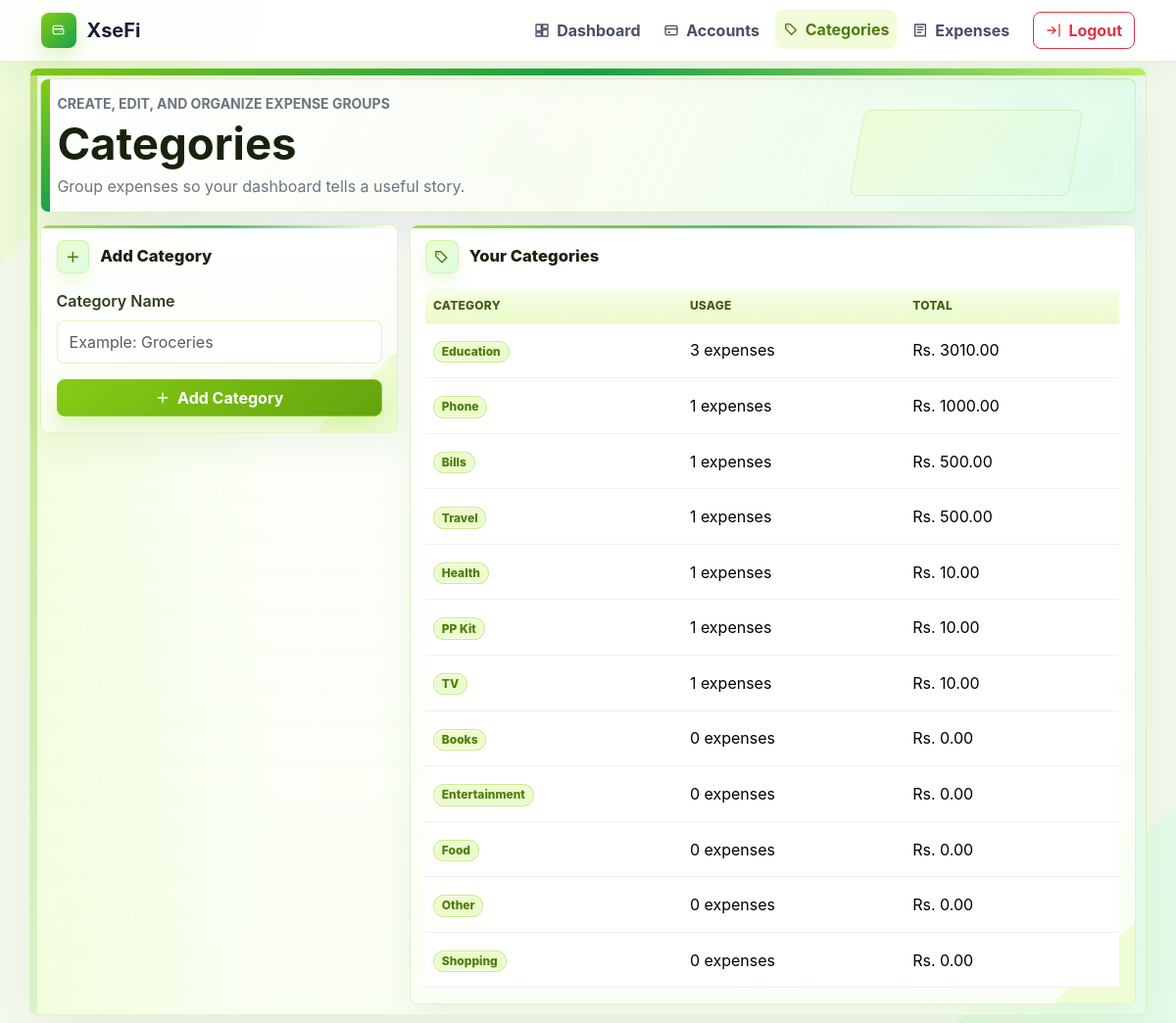
The page /categories (signed in) on the database its author committed.
### tables this page shows
CREATE TABLE categories (
            id INTEGER PRIMARY KEY AUTOINCREMENT,
            user_id INTEGER NOT NULL,
            name TEXT NOT NULL,
            created_at TEXT NOT NULL,
            UNIQUE (user_id, name),
            FOREIGN KEY (user_id) REFERENCES users (id)
        );

### expense.py (the view, shortened to what this page needs)
@app.route("/categories", methods=["GET", "POST"])
@login_required
def categories():
    return render_template(
        "categories.html",
        categories=categories_with_usage(session["user_id"]),
    )

### expense.py (called while the page is built, shortened)
def get_db():
    if "db" not in g:
        os.makedirs(app.instance_path, exist_ok=True)
        g.db = sqlite3.connect(app.config["DATABASE"])
        g.db.row_factory = sqlite3.Row
        g.db.execute("PRAGMA journal_mode=MEMORY")
        g.db.execute("PRAGMA foreign_keys=ON")
    return g.db

def merge_duplicate_accounts(db):
    duplicate_groups = db.execute(
        """
        SELECT
            user_id,
            LOWER(TRIM(name)) AS normalized_name,
            type,
            MIN(id) AS keep_id,
            SUM(balance) AS total_balance,
            COUNT(*) AS account_count
        FROM accounts
        GROUP BY user_id, normalized_name, type
        HAVING account_count > 1
        """
    ).fetchall()

@app.before_request
def ensure_database():
    init_db()

def current_user():
    user_id = session.get("user_id")
    if not user_id:
        return None
    return get_db().execute("SELECT * FROM users WHERE id = ?", (user_id,)).fetchone()

@app.context_processor
def inject_globals():
    return {"current_user": current_user(), "low_balance_limit": LOW_BALANCE_LIMIT}

def login_required(view):
    @wraps(view)
    def wrapped_view(*args, **kwargs):
        if not session.get("user_id"):
            flash("Please login first.", "warning")
            return redirect(url_for("login"))
        return view(*args, **kwargs)
    return wrapped_view

def categories_with_usage(user_id):
    return get_db().execute(
        """
        SELECT
            categories.*,
            COUNT(expenses.id) AS expense_count,
            COALESCE(SUM(expenses.amount), 0) AS total
        FROM categories
        LEFT JOIN expenses
            ON expenses.user_id = categories.user_id
            AND expenses.category = categories.name
        WHERE categories.user_id = ?
        GROUP BY categories.id
        ORDER BY expense_count DESC, total DESC, categories.name
        """,
        (user_id,),
    ).fetchall()

### templates/categories.html (shortened to what this page needs)
{% extends "base.html" %}
{% block main_class %}tight-main{% endblock %}
{% block content %}
<section class="page-hero mb-4">
    <div>
        <p class="text-uppercase text-secondary fw-bold small mb-1">Create, edit, and organize expense groups</p>
        <h1 class="fw-bold mb-1">Categories</h1>
        <p class="text-secondary mb-0">Group expenses so your dashboard tells a useful story.</p>
    </div>
</section>
<section class="row g-4">
    <div class="col-lg-4">
        <article class="card app-card">
            <div class="card-body">
                <h2 class="section-title mb-3"><span class="title-icon"><svg class="icon"><use href="#icon-plus"></use></svg></span>Add Category</h2>
                <form method="post" class="vstack gap-3">
                    <div>
                        <label class="form-label fw-semibold">Category Name</label>
                        <input class="form-control" type="text" name="name" placeholder="Example: Groceries" required>
                    </div>
                    <button class="btn btn-primary" type="submit"><svg class="icon"><use href="#icon-plus"></use></svg>Add Category</button>
                </form>
            </div>
        </article>
    </div>
    <div class="col-lg-8">
        <article class="card app-card">
            <div class="card-body">
                <h2 class="section-title mb-3"><span class="title-icon"><svg class="icon"><use href="#icon-tag"></use></svg></span>Your Categories</h2>
                {% if categories %}
                    <div class="table-responsive">
                        <table class="table table-hover align-middle app-table mb-0">
                            <thead class="table-light">
                                <tr>
                                    <th>Category</th>
                                    <th>Usage</th>
                                    <th>Total</th>
                                </tr>
                            </thead>
                            <tbody>
                                {% for category in categories %}
                                    <tr>
                                        <td><span class="badge rounded-pill text-bg-primary-subtle text-primary-emphasis">{{ category['name'] }}</span></td>
                                        <td>{{ category["expense_count"] }} expenses</td>
                                        <td>Rs. {{ "%.2f"|format(category["total"]) }}</td>
                                    </tr>
                                {% endfor %}
                            </tbody>
                        </table>
                    </div>
                {% else %}
                    <div class="empty-state"><p class="text-secondary mb-0">No categories yet.</p></div>
                {% endif %}
            </div>
        </article>
    </div>
</section>
{% endblock %}

### templates/base.html (shortened to what this page needs)
<!doctype html>
<html lang="en">
<head>
    <link href="https://cdn.jsdelivr.net/npm/bootstrap@5.3.3/dist/css/bootstrap.min.css" rel="stylesheet">
    <link rel="stylesheet" href="{{ url_for('static', filename='css/style.css') }}">
</head>
<body class="{% block body_class %}{% endblock %}">
    <nav class="navbar navbar-expand-lg app-navbar sticky-top">
        <div class="container">
            <a class="navbar-brand fw-bold" href="{{ url_for('dashboard') if current_user else url_for('index') }}">
                <span class="brand-mark"><svg class="icon"><use href="#icon-wallet"></use></svg></span>
                XseFi
            </a>
            <div class="collapse navbar-collapse" id="mainNav">
                <ul class="navbar-nav ms-auto align-items-lg-center gap-lg-2">
                    {% if current_user %}
                        <li class="nav-item"><a class="nav-link {{ 'active' if request.endpoint == 'dashboard' else '' }}" href="{{ url_for('dashboard') }}"><svg class="icon"><use href="#icon-dashboard"></use></svg>Dashboard</a></li>
                        <li class="nav-item"><a class="nav-link {{ 'active' if request.endpoint in ['accounts', 'update_account', 'delete_account'] else '' }}" href="{{ url_for('accounts') }}"><svg class="icon"><use href="#icon-card"></use></svg>Accounts</a></li>
                        <li class="nav-item"><a class="nav-link {{ 'active' if request.endpoint in ['categories', 'update_category', 'delete_category'] else '' }}" href="{{ url_for('categories') }}"><svg class="icon"><use href="#icon-tag"></use></svg>Categories</a></li>
                        <li class="nav-item"><a class="nav-link {{ 'active' if request.endpoint in ['expenses', 'edit_expense', 'update_expense', 'delete_expense'] else '' }}" href="{{ url_for('expenses') }}"><svg class="icon"><use href="#icon-receipt"></use></svg>Expenses</a></li>
                        <li class="nav-item"><a class="btn btn-outline-danger ms-lg-2" href="{{ url_for('logout') }}"><svg class="icon"><use href="#icon-log-out"></use></svg>Logout</a></li>
                    {% endif %}
                </ul>
            </div>
        </div>
    </nav>
    <main class="container app-main {% block main_class %}{% endblock %}">
        {% block content %}{% endblock %}
    </main>
</body>
</html>

### rows shown on the page
categories: name "Education", expense_count "3", total "3010.00"
categories: name "Phone", expense_count "1", total "1000.00"
categories: name "Bills", expense_count "1", total "500.00"
categories: name "Travel", expense_count "1", total "500.00"
categories: name "Health", expense_count "1", total "10.00"
categories: name "PP Kit", expense_count "1", total "10.00"
categories: name "TV", expense_count "1", total "10.00"
categories: name "Books", expense_count "0", total "0.00"
categories: name "Entertainment", expense_count "0", total "0.00"
categories: name "Food", expense_count "0", total "0.00"
categories: name "Other", expense_count "0", total "0.00"
categories: name "Shopping", expense_count "0", total "0.00"
